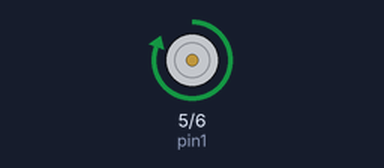
A sketch run on a simulated Arduino Uno, built with avr-gcc and run on an emulated ATmega328P. Parts: motor-driver pin pairs drawn as motors (green arrow = first pin HIGH = forward, orange = second pin HIGH = backward, longer = more drive).

Above: at 0.5 s.
Timing chart, 0 to 4.6 s (numbered marks = the images above):
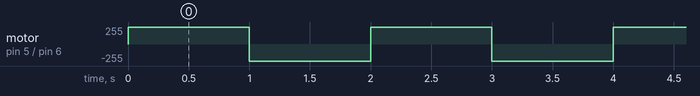

Measured:
- by itself, motor on pin 5 (pin1) / pin 6 (pin2): alternates forward 255/255 for 1.0 s and backward 255/255 for 1.0 s

The sketch:

l293dAndMotor.ino
```cpp
const int pin1 = 5;
const int pin2 = 6;

void setup() {
  pinMode(pin1,OUTPUT);
  pinMode(pin2,OUTPUT);
  digitalWrite(pin1,LOW);
  digitalWrite(pin2,LOW);
}

void loop() {
  digitalWrite(pin2,LOW);
  digitalWrite(pin1,HIGH);

  delay(1000);
  digitalWrite(pin1,LOW);
  digitalWrite(pin2,HIGH);

  delay(1000);

  digitalWrite(pin1,LOW);
  digitalWrite(pin2,LOW);

}
```
